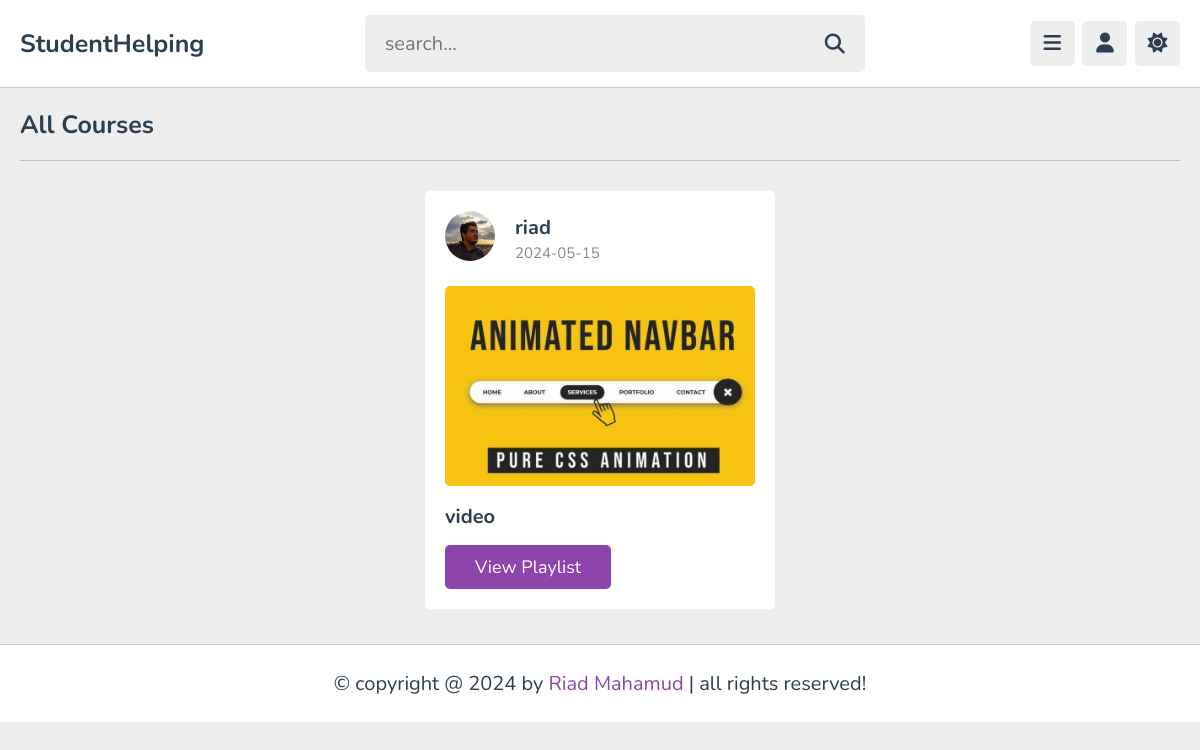
The page /courses.php (signed in) on the database its author committed.
### tables this page shows
CREATE TABLE `courses` (
  `id` varchar(20) NOT NULL,
  `tutor_id` varchar(20) NOT NULL,
  `title` varchar(100) NOT NULL,
  `description` varchar(1000) NOT NULL,
  `thumb` varchar(100) NOT NULL,
  `date` date NOT NULL DEFAULT current_timestamp(),
  `status` varchar(20) NOT NULL DEFAULT 'deactive'
);

CREATE TABLE `tutors` (
  `id` varchar(20) NOT NULL,
  `name` varchar(50) NOT NULL,
  `profession` varchar(50) NOT NULL,
  `email` varchar(50) NOT NULL,
  `password` varchar(50) NOT NULL,
  `image` varchar(100) NOT NULL
);

### courses.php (the view, shortened to what this page needs)
<?php
include 'components/connect.php';
?>
<!DOCTYPE html>
<html lang="en">
<head>
   <link rel="stylesheet" href="https://cdnjs.cloudflare.com/ajax/libs/font-awesome/6.2.0/css/all.min.css">
   <link rel="stylesheet" href="css/style.css">
</head>
<body>
<?php include 'components/user_header.php'; ?>
<section class="courses">
   <h1 class="heading">all courses</h1>
   <div class="box-container">
      <?php
         $select_courses = $conn->prepare("SELECT * FROM `courses` WHERE status = ? ORDER BY date DESC");
         $select_courses->execute(['active']);
         if($select_courses->rowCount() > 0){
            while($fetch_course = $select_courses->fetch(PDO::FETCH_ASSOC)){
               $course_id = $fetch_course['id'];
               $select_tutor = $conn->prepare("SELECT * FROM `tutors` WHERE id = ?");
               $select_tutor->execute([$fetch_course['tutor_id']]);
               $fetch_tutor = $select_tutor->fetch(PDO::FETCH_ASSOC);
      ?>
      <div class="box">
         <div class="tutor">
            <img src="uploaded_files/<?= $fetch_tutor['image']; ?>" alt="">
            <div>
               <h3><?= $fetch_tutor['name']; ?></h3>
               <span><?= $fetch_course['date']; ?></span>
            </div>
         </div>
         <img src="uploaded_files/<?= $fetch_course['thumb']; ?>" class="thumb" alt="">
         <h3 class="title"><?= $fetch_course['title']; ?></h3>
         <a href="playlist.php?get_id=<?= $course_id; ?>" class="inline-btn">view playlist</a>
      </div>
      <?php
         }
      }else{
         echo '<p class="empty">no courses added yet!</p>';
      }
      ?>
   </div>
</section>
<?php include 'components/footer.php'; ?>
</body>
</html>

### css/style.css (style rules this page uses)
:root { --main-color:#8e44ad; --red:#e74c3c; --oragen:#f39c12; --white:#fff; --black:#2c3e50; --light-color:#888; --light-bg:#eee; --border:.1rem solid rgba(0,0,0,.2); }
* { font-family: 'Nunito', sans-serif; margin: 0; padding: 0; box-sizing: border-box; outline: none; border: none; text-decoration: none; }
html { font-size: 62.5%; overflow-x: hidden; }
body { background-color: var(--light-bg); padding-left: 30rem; }
section { padding:2rem; max-width: 1200px; margin: 0 auto; }
.btn, .option-btn, .delete-btn, .inline-btn, .inline-option-btn, .inline-delete-btn { border-radius: .5rem; padding: 1rem 3rem; font-size: 1.8rem; color: #fff; margin-top: 1rem; text-transform: capitalize; cursor: pointer; text-align: center; }
.inline-btn, .inline-option-btn, .inline-delete-btn { display: inline-block; }
.btn, .inline-btn { background-color: var(--main-color); }
.heading { padding-bottom: 1.8rem; border-bottom: var(--border); font-size: 2.5rem; color: var(--black); text-transform: capitalize; margin-bottom: 3rem; }
.courses .box-container { display: grid; grid-template-columns: repeat(auto-fit, 35rem); gap: 1.5rem; align-items: flex-start; justify-content: center; }
.courses .box-container .box { border-radius: .5rem; background-color: var(--white); padding: 2rem; }
.courses .box-container .box .tutor { margin-bottom: 2rem; display: flex; align-items: center; gap: 2rem; }
.courses .box-container .box .tutor img { width: 5rem; height: 5rem; border-radius: 50%; object-fit: cover; margin-bottom: .5rem; }
.courses .box-container .box .tutor h3 { font-size: 2rem; color: var(--black); margin-bottom: .2rem; }
.courses .box-container .box .tutor span { font-size: 1.5rem; color: var(--light-color); }
.courses .box-container .box .thumb { width: 100%; border-radius: .5rem; height: 20rem; object-fit: cover; margin-bottom: .3rem; }
.courses .box-container .box .title { font-size: 2rem; color: var(--black); margin-top: .5rem; padding: .5rem 0; }
@media (max-width:1200px) { body { padding-left: 0; } }

### rows shown on the page
courses: tutor.image (picture), tutor.name "riad", date "2024-05-15", thumb (picture), title "video"
